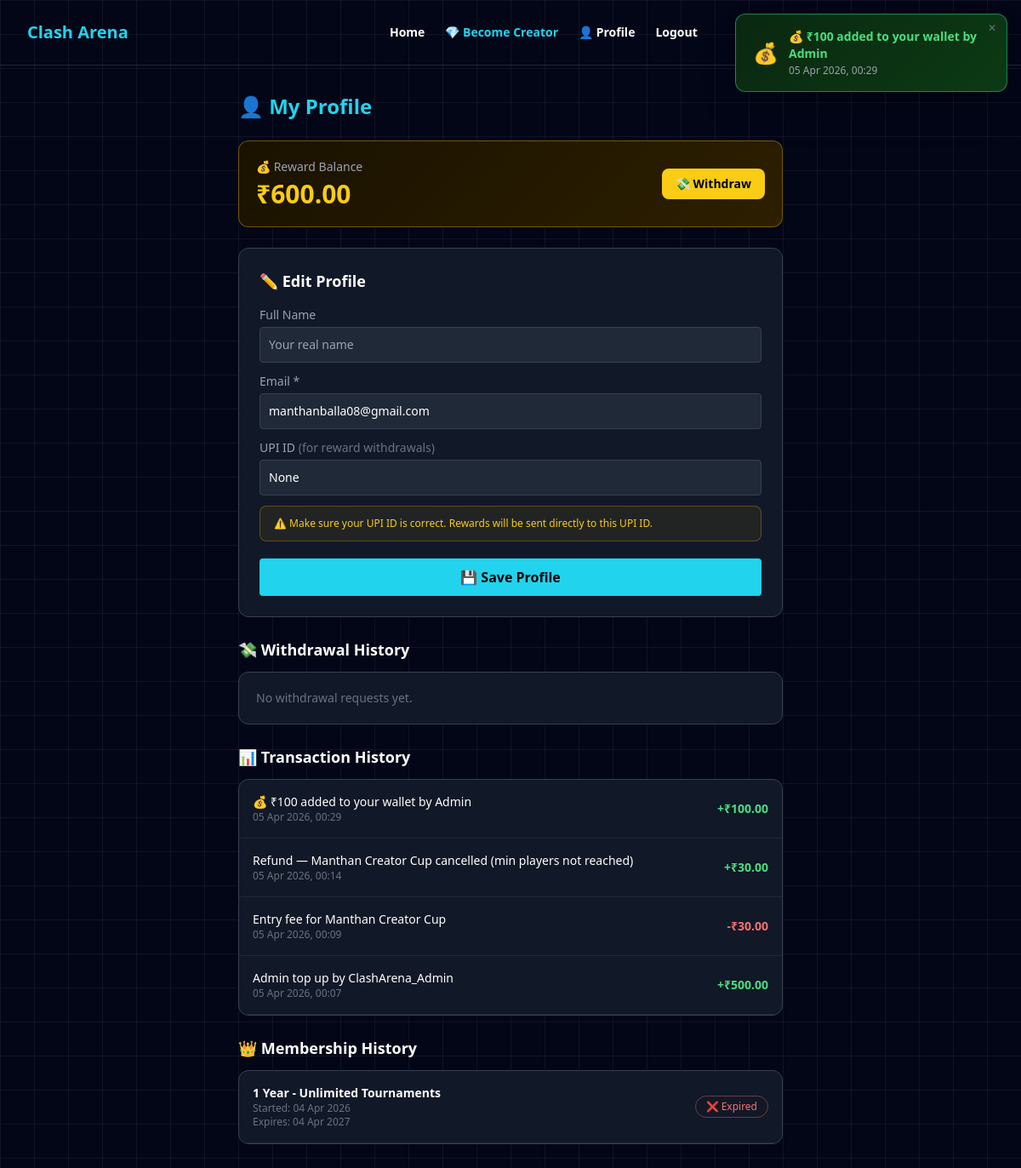
Screenshot of /profile/ (signed in) with the database file from the repository.
### core/models.py (models this page shows, shortened)
class Transaction(models.Model):
    TYPE_CHOICES = [
        ('credit', 'Credit'),
        ('debit', 'Debit'),
    ]
    REASON_CHOICES = [
        ('tournament_join', 'Tournament Join'),
        ('tournament_refund', 'Tournament Refund'),
        ('tournament_win', 'Tournament Win'),
        ('creator_share', 'Creator Share'),
        ('admin_share', 'Admin Share'),
        ('withdrawal', 'Withdrawal'),
        ('withdrawal_refund', 'Withdrawal Refund'),
        ('admin_topup', 'Admin Top Up'),
    ]
    user = models.ForeignKey(User, on_delete=models.CASCADE, related_name='transactions')
    transaction_type = models.CharField(max_length=10, choices=TYPE_CHOICES)
    reason = models.CharField(max_length=30, choices=REASON_CHOICES)
    amount = models.DecimalField(max_digits=10, decimal_places=2)
    description = models.CharField(max_length=255, blank=True)
    created_at = models.DateTimeField(auto_now_add=True)

class Profile(models.Model):
    PLAN_CHOICES = [
        ('none', 'No Plan'),
        ('1month', '1 Month'),
        ('3month', '3 Months'),
        ('1year', '1 Year'),
    ]
    user = models.OneToOneField(User, on_delete=models.CASCADE)
    is_creator = models.BooleanField(default=False)
    is_admin = models.BooleanField(default=False)
    upi_id = models.CharField(max_length=100, blank=True, null=True)
    reward_balance = models.DecimalField(max_digits=10, decimal_places=2, default=0.00)
    creator_plan = models.CharField(max_length=20, choices=PLAN_CHOICES, default='none')
    plan_expiry = models.DateTimeField(null=True, blank=True)
    tournaments_created_this_month = models.IntegerField(default=0)
    def plan_active(self):
        from django.utils import timezone
        if self.creator_plan == 'none':
            return False
        if self.plan_expiry and self.plan_expiry > timezone.now():
            return True
        return False

class CreatorMembership(models.Model):
    PLAN_CHOICES = [
        ('1month', '1 Month - 5 Tournaments'),
        ('3month', '3 Months - 15 Tournaments'),
        ('1year', '1 Year - Unlimited Tournaments'),
    ]
    user = models.ForeignKey(User, on_delete=models.CASCADE)
    plan = models.CharField(max_length=20, choices=PLAN_CHOICES)
    started_at = models.DateTimeField(auto_now_add=True)
    expires_at = models.DateTimeField()
    is_active = models.BooleanField(default=True)

### core/views.py (the view, shortened to what this page needs)
# urls.py: path('profile/', profile_view, name='profile'),
@login_required
def profile_view(request):
    profile = request.user.profile
    withdrawal_requests = WithdrawalRequest.objects.filter(
        user=request.user
    ).order_by('-requested_at')
    memberships = CreatorMembership.objects.filter(
        user=request.user
    ).order_by('-started_at')
    transactions = Transaction.objects.filter(
        user=request.user
    ).order_by('-created_at')[:30]
    recent_topup = Transaction.objects.filter(
        user=request.user,
        reason='admin_topup'
    ).order_by('-created_at').first()
    return render(request, 'profile.html', {
        'profile': profile,
        'withdrawal_requests': withdrawal_requests,
        'memberships': memberships,
        'transactions': transactions,
        'recent_topup': recent_topup,
    })

### core/context_processors.py (called while the page is built)
def unread_notifications(request):
    if request.user.is_authenticated:
        count = Notification.objects.filter(
            user=request.user, is_read=False
        ).count()
        return {'unread_count': count}
    return {'unread_count': 0}

### templates/profile.html (shortened to what this page needs)
{% extends "base.html" %}
{% block content %}
<div class="max-w-2xl mx-auto px-4 py-8">
    {% if recent_topup %}
    <div id="topupToast"
         class="fixed top-4 right-4 z-50 rounded-xl px-5 py-4 shadow-2xl border max-w-xs"
         style="background: linear-gradient(135deg, #0a2810, #0c3a14); border-color: rgba(52,211,153,0.5);">
        <div class="flex items-center gap-3">
            <span class="text-2xl">💰</span>
            <div>
                <p class="text-green-400 font-bold text-sm">{{ recent_topup.description }}</p>
                <p class="text-gray-400 text-xs mt-0.5">{{ recent_topup.created_at|date:"d M Y, H:i" }}</p>
            </div>
        </div>
        <button onclick="document.getElementById('topupToast').style.display='none'"
                class="absolute top-2 right-3 text-gray-500 text-xs hover:text-white">✕</button>
    </div>
    {% endif %}
    <h1 class="text-2xl font-bold text-cyan-400 mb-6">👤 My Profile</h1>
    <div class="rounded-xl border p-5 mb-6 flex items-center justify-between"
         style="background: linear-gradient(135deg, #1a1200, #2d1f00); border-color: rgba(234,179,8,0.4);">
        <div>
            <p class="text-gray-400 text-sm">💰 Reward Balance</p>
            <p class="text-3xl font-bold text-yellow-400 mt-1">₹{{ profile.reward_balance }}</p>
        </div>
        <a href="/withdraw/"
           class="bg-yellow-400 text-black px-4 py-2 rounded-lg font-bold text-sm hover:bg-yellow-300 transition">
            💸 Withdraw
        </a>
    </div>
    <form method="POST" class="rounded-xl border border-gray-700 p-6 mb-6 bg-gray-900">
        <h2 class="text-lg font-bold text-white mb-4">✏️ Edit Profile</h2>
        <label class="text-gray-400 text-sm mb-1 block">Full Name</label>
        <input type="text" name="first_name"
               value="{{ request.user.first_name }}"
               placeholder="Your real name"
               class="w-full p-2.5 mb-3 bg-gray-800 border border-gray-700 rounded focus:outline-none focus:border-cyan-400 text-white text-sm">
        <label class="text-gray-400 text-sm mb-1 block">Email *</label>
        <input type="email" name="email"
               value="{{ request.user.email }}"
               placeholder="your@email.com" required
               class="w-full p-2.5 mb-3 bg-gray-800 border border-gray-700 rounded focus:outline-none focus:border-cyan-400 text-white text-sm">
        <label class="text-gray-400 text-sm mb-1 block">UPI ID <span class="text-gray-500">(for reward withdrawals)</span></label>
        <input type="text" name="upi_id"
               value="{{ profile.upi_id }}"
               placeholder="yourname@upi"
               class="w-full p-2.5 mb-3 bg-gray-800 border border-gray-700 rounded focus:outline-none focus:border-cyan-400 text-white text-sm">
        <div class="rounded-lg px-4 py-3 mb-5 border"
             style="background: rgba(234,179,8,0.08); border-color: rgba(234,179,8,0.3);">
            <p class="text-yellow-400 text-xs">
                ⚠️ Make sure your UPI ID is correct. Rewards will be sent directly to this UPI ID.
            </p>
        </div>
        <button type="submit"
                class="w-full bg-cyan-400 text-black py-2.5 rounded font-bold hover:bg-cyan-300 transition">
            💾 Save Profile
        </button>
    </form>
    <h2 class="text-lg font-bold text-white mb-3">💸 Withdrawal History</h2>
    <div class="bg-gray-900 rounded-xl border border-gray-700 overflow-hidden mb-6">
        {% for w in withdrawal_requests %}
        <div class="flex items-center justify-between p-4 border-b border-gray-800">
            <div>
                <p class="text-white font-bold text-sm">₹{{ w.amount }}</p>
                <p class="text-gray-500 text-xs">{{ w.upi_id }}</p>
                <p class="text-gray-600 text-xs">{{ w.requested_at|date:"d M Y, H:i" }}</p>
            </div>
            {% if w.status == 'pending' %}
                <span class="text-yellow-400 text-xs border border-yellow-400/40 px-3 py-1 rounded-full">⏳ Pending</span>
            {% elif w.status == 'approved' %}
                <span class="text-green-400 text-xs border border-green-400/40 px-3 py-1 rounded-full">✅ Approved</span>
            {% else %}
                <span class="text-red-400 text-xs border border-red-400/40 px-3 py-1 rounded-full">❌ Rejected</span>
            {% endif %}
        </div>
        {% empty %}
        <p class="text-gray-500 text-sm p-5">No withdrawal requests yet.</p>
        {% endfor %}
    </div>
    <h2 class="text-lg font-bold text-white mb-3">📊 Transaction History</h2>
    <div class="bg-gray-900 rounded-xl border border-gray-700 overflow-hidden mb-6">
        {% for t in transactions %}
        <div class="flex items-center justify-between p-4 border-b border-gray-800 gap-2">
            <div class="flex-1 min-w-0">
                <p class="text-white text-sm truncate">{{ t.description }}</p>
                <p class="text-gray-500 text-xs">{{ t.created_at|date:"d M Y, H:i" }}</p>
            </div>
            {% if t.transaction_type == 'credit' %}
                <span class="text-green-400 font-bold text-sm flex-shrink-0">+₹{{ t.amount }}</span>
            {% else %}
                <span class="text-red-400 font-bold text-sm flex-shrink-0">-₹{{ t.amount }}</span>
            {% endif %}
        </div>
        {% empty %}
        <p class="text-gray-500 text-sm p-5">No transactions yet.</p>
        {% endfor %}
    </div>
    {% if memberships %}
    <h2 class="text-lg font-bold text-white mb-3">👑 Membership History</h2>
    <div class="bg-gray-900 rounded-xl border border-gray-700 overflow-hidden mb-6">
        {% for m in memberships %}
        <div class="flex items-center justify-between p-4 border-b border-gray-800">
            <div>
                <p class="font-bold text-white text-sm">{{ m.get_plan_display }}</p>
                <p class="text-gray-500 text-xs">Started: {{ m.started_at|date:"d M Y" }}</p>
                <p class="text-gray-500 text-xs">Expires: {{ m.expires_at|date:"d M Y" }}</p>
            </div>
            {% if m.is_active %}
                <span class="text-green-400 text-xs border border-green-400/40 px-3 py-1 rounded-full">✅ Active</span>
            {% else %}
                <span class="text-red-400 text-xs border border-red-400/40 px-3 py-1 rounded-full">❌ Expired</span>
            {% endif %}
        </div>
        {% endfor %}
    </div>
    {% endif %}
</div>
{% endblock %}

### templates/base.html (style rules this page uses)
html, body { overflow: hidden; height: 100%; }
body { background-color: #020617; background-image: linear-gradient(rgba(255,255,255,0.05) 1px, transparent 1px), linear-gradient(90deg, rgba(255,255,255,0.05) 1px, transparent 1px); background-size: 40px 40px; }

### rows the page displays
Transaction: description "💰 ₹100 added to your wallet by Admin", created_at "05 Apr 2026, 00:29", amount "100.00"
Profile: reward_balance "600.00", upi_id "None"
Transaction: description "Refund — Manthan Creator Cup cancelled (min players not reached)", created_at "05 Apr 2026, 00:14", amount "30.00"
Transaction: description "Entry fee for Manthan Creator Cup", created_at "05 Apr 2026, 00:09", amount "30.00"
Transaction: description "Admin top up by ClashArena_Admin", created_at "05 Apr 2026, 00:07", amount "500.00"
CreatorMembership: plan "1 Year - Unlimited Tournaments", started_at "04 Apr 2026", expires_at "04 Apr 2027", is_active "❌ Expired"
